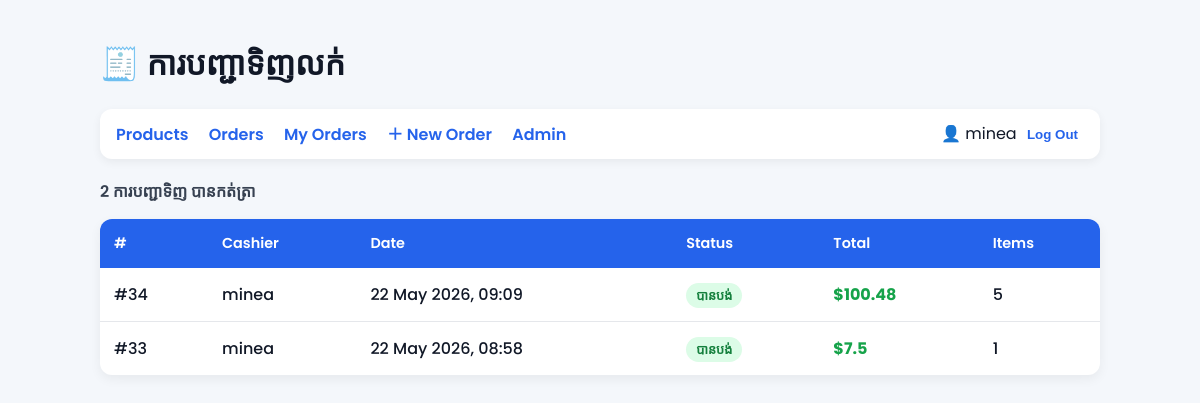
Screenshot of /sales/orders/mine/ (signed in) with the database file from the repository.
### sales/models.py (models this page shows, shortened)
class Order(models.Model):
    STATUS_CHOICES = [
        ('open',       'បានបើក'),
        ('paid',       'បានបង់'),
        ('refunded',   'បានសង'),
        ('cancelled',  'បានលុបចោល'),
    ]
    cashier    = models.ForeignKey(
        User,
        on_delete=models.SET_NULL,
        null=True,
        related_name='orders',
    )
    status     = models.CharField(
        max_length=20,
        choices=STATUS_CHOICES,
        default='open'
    )
    created_at = models.DateTimeField(auto_now_add=True)
    notes      = models.TextField(blank=True)
    @property
    def total(self):
        subtotal = sum(item.subtotal for item in self.items.all())
        try:
            return float(subtotal) - float(self.discount.amount)
        except Discount.DoesNotExist:
            return float(subtotal)
    class Meta:
        ordering = ['-created_at']

class OrderItem(models.Model):
    order      = models.ForeignKey(
        Order,
        on_delete=models.CASCADE,
        related_name='items'
    )
    product    = models.ForeignKey(
        Product,
        on_delete=models.PROTECT
    )
    quantity   = models.PositiveIntegerField(default=1)
    unit_price = models.DecimalField(
        max_digits=8,
        decimal_places=2
    )
    @property
    def subtotal(self):
        return self.unit_price * self.quantity

### sales/views.py (the view)
# urls.py: path('orders/mine/', views.my_orders, name='my_orders'),
@login_required
def my_orders(request):
    orders = Order.objects.filter(cashier=request.user)
    return render(request, 'sales/order_list.html', {'orders': orders})

### sales/templates/sales/order_list.html (shortened to what this page needs)
<!DOCTYPE html>
<html lang="km">
<head>
</head>
<body>
<h1>🧾 ការបញ្ជាទិញលក់</h1>
<nav>
    <a href="/sales/products/">Products</a>
    <a href="/sales/orders/">Orders</a>
    <a href="{% url 'my_orders' %}">My Orders</a>
    <a href="/sales/orders/new/">＋ New Order</a>
    <a href="/admin/">Admin</a>
    <span style="float:right">
        👤 {{ request.user.username }}
        <form method="post" action="/accounts/logout/" style="display:inline">
            <button type="submit"
                    style="background:none;border:none;color:#2563eb;font-weight:600;cursor:pointer;">
                Log Out
            </button>
        </form>
    </span>
</nav>
<div class="info">
    {{ orders|length }} ការបញ្ជាទិញ បានកត់ត្រា
</div>
<table>
    <thead>
        <tr>
            <th>#</th>
            <th>Cashier</th>
            <th>Date</th>
            <th>Status</th>
            <th>Total</th>
            <th>Items</th>
        </tr>
    </thead>
    <tbody>
    {% for order in orders %}
    <tr>
        <td>#{{ order.pk }}</td>
        <td>{{ order.cashier }}</td>
        <td>{{ order.created_at|date:"d M Y, H:i" }}</td>
        <td>
            <span class="{{ order.status }}">
                {{ order.get_status_display }}
            </span>
        </td>
        <td class="price">${{ order.total }}</td>
        <td>{{ order.items.count }}</td>
    </tr>
    {% empty %}
    <tr>
        <td colspan="6" class="empty">
            មិនទាន់មានការបញ្ជាទិញ
        </td>
    </tr>
    {% endfor %}
    </tbody>
</table>
</body>
</html>

### sales/templates/sales/order_list.html (style rules this page uses)
body { font-family: 'Poppins', sans-serif; max-width: 1000px; margin: 40px auto; padding: 0 20px; background: #f4f7fb; color: #111827; }
h1 { font-weight: 700; }
nav { background: white; padding: 12px 16px; border-radius: 12px; box-shadow: 0 3px 10px rgba(0,0,0,0.06); margin-bottom: 20px; }
nav a { margin-right: 16px; color: #2563eb; font-weight: 600; text-decoration: none; }
table { width: 100%; border-collapse: collapse; background: white; border-radius: 12px; overflow: hidden; box-shadow: 0 4px 12px rgba(0,0,0,0.06); }
th { background: #2563eb; color: white; padding: 14px; text-align: left; font-weight: 600; font-size: 0.9em; }
td { padding: 14px; border-bottom: 1px solid #e5e7eb; font-weight: 500; }
tr:last-child td { border-bottom: none; }
.paid { background: #dcfce7; color: #15803d; padding: 4px 10px; border-radius: 999px; font-weight: 700; font-size: 0.8em; }
.info { margin: 15px 0; font-weight: 600; color: #374151; }
.price { font-weight: 700; color: #16a34a; }

### rows the page displays
Order: pk "34", cashier "minea", created_at "22 May 2026, 09:09", status "បានបង់", total "100.48", items.count "5"
Order: pk "33", cashier "minea", created_at "22 May 2026, 08:58", status "បានបង់", total "7.5", items.count "1"

### other values shown
{{ request.user.username }} "minea"
{{ orders|length }} "2"
